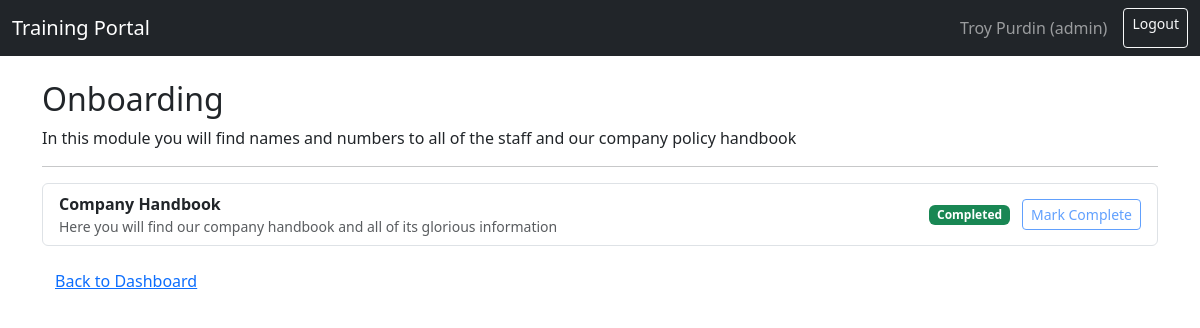
/modules/1 (signed in), run on the app's committed database.
### app.py (models this page shows, shortened)
class User(db.Model):
    id = db.Column(db.Integer, primary_key=True)
    name = db.Column(db.String(120), nullable=False)
    email = db.Column(db.String(255), unique=True, nullable=False)
    password_hash = db.Column(db.String(255), nullable=False)
    role = db.Column(db.String(20), default="trainee")  # 'admin' or 'trainee'

class TrainingModule(db.Model):
    id = db.Column(db.Integer, primary_key=True)
    title = db.Column(db.String(255), nullable=False)
    description = db.Column(db.Text)
    is_active = db.Column(db.Boolean, default=True)
    lessons = db.relationship(
        "Lesson",
        backref="module",
        lazy=True,
        order_by="Lesson.sort_order"
    )

class Lesson(db.Model):
    id = db.Column(db.Integer, primary_key=True)
    module_id = db.Column(db.Integer, db.ForeignKey("training_module.id"), nullable=False)
    title = db.Column(db.String(255), nullable=False)
    content = db.Column(db.Text)
    sort_order = db.Column(db.Integer, default=0)

### app.py (the view)
@app.route("/modules/<int:module_id>")
@login_required
def module_detail(module_id):
    user = current_user()
    module = TrainingModule.query.get_or_404(module_id)
    lesson_progress = {
        lp.lesson_id: lp
        for lp in LessonProgress.query.filter_by(user_id=user.id).all()
    }
    return render_template(
        "module_detail.html",
        module=module,
        lesson_progress=lesson_progress,
        user=user,
    )

### app.py (called while the page is built)
def current_user():
    uid = session.get("user_id")
    if not uid:
        return None
    return User.query.get(uid)

@app.context_processor
def inject_current_user():
    return {"current_user": current_user}

def login_required(f):
    @wraps(f)
    def decorated(*args, **kwargs):
        if not current_user():
            return redirect(url_for("login"))
        return f(*args, **kwargs)
    return decorated

### templates/module_detail.html
{% extends "base.html" %}
{% block content %}
<h2>{{ module.title }}</h2>
<p>{{ module.description }}</p>
<hr>
{% if module.lessons %}
  <ul class="list-group">
    {% for lesson in module.lessons %}
      <li class="list-group-item d-flex justify-content-between align-items-center">
        <div>
          <strong>{{ lesson.title }}</strong>
          <div class="small text-muted">
            {{ lesson.content[:120] }}{% if lesson.content|length > 120 %}...{% endif %}
          </div>
        </div>
        <div>
          {% if lesson.id in lesson_progress %}
            <span class="badge bg-success me-2">Completed</span>
          {% endif %}
          <form method="post" action="{{ url_for('complete_lesson', lesson_id=lesson.id) }}" class="d-inline">
            <button class="btn btn-sm btn-outline-primary"
              {% if lesson.id in lesson_progress %}disabled{% endif %}>
              Mark Complete
            </button>
          </form>
        </div>
      </li>
    {% endfor %}
  </ul>
{% else %}
  <p>No lessons in this module yet.</p>
{% endif %}
<a href="{{ url_for('dashboard') }}" class="btn btn-link mt-3">Back to Dashboard</a>
{% endblock %}

### templates/base.html (shortened to what this page needs)
<!doctype html>
<html lang="en">
<head>
  <link href="https://cdn.jsdelivr.net/npm/bootstrap@5.3.3/dist/css/bootstrap.min.css" rel="stylesheet">
</head>
<body>
<nav class="navbar navbar-expand-lg navbar-dark bg-dark mb-4">
  <div class="container-fluid">
    <a class="navbar-brand" href="{{ url_for('dashboard') }}">Training Portal</a>
    <div class="d-flex">
      {% if session.get('user_id') %}
        <span class="navbar-text me-3">
          {{ current_user().name }} ({{ current_user().role }})
        </span>
        <a class="btn btn-outline-light btn-sm" href="{{ url_for('logout') }}">Logout</a>
      {% endif %}
    </div>
  </div>
</nav>
<div class="container">
  {% block content %}{% endblock %}
</div>
</body>
</html>

### data on the page
User: name "Troy Purdin", role "admin"
TrainingModule: title "Onboarding", description "In this module you will find names and numbers to all of the staff and our company policy handbook"
Lesson: title "Company Handbook", content "Here you will find our company handbook and all of its glorious information", shows "Completed"
